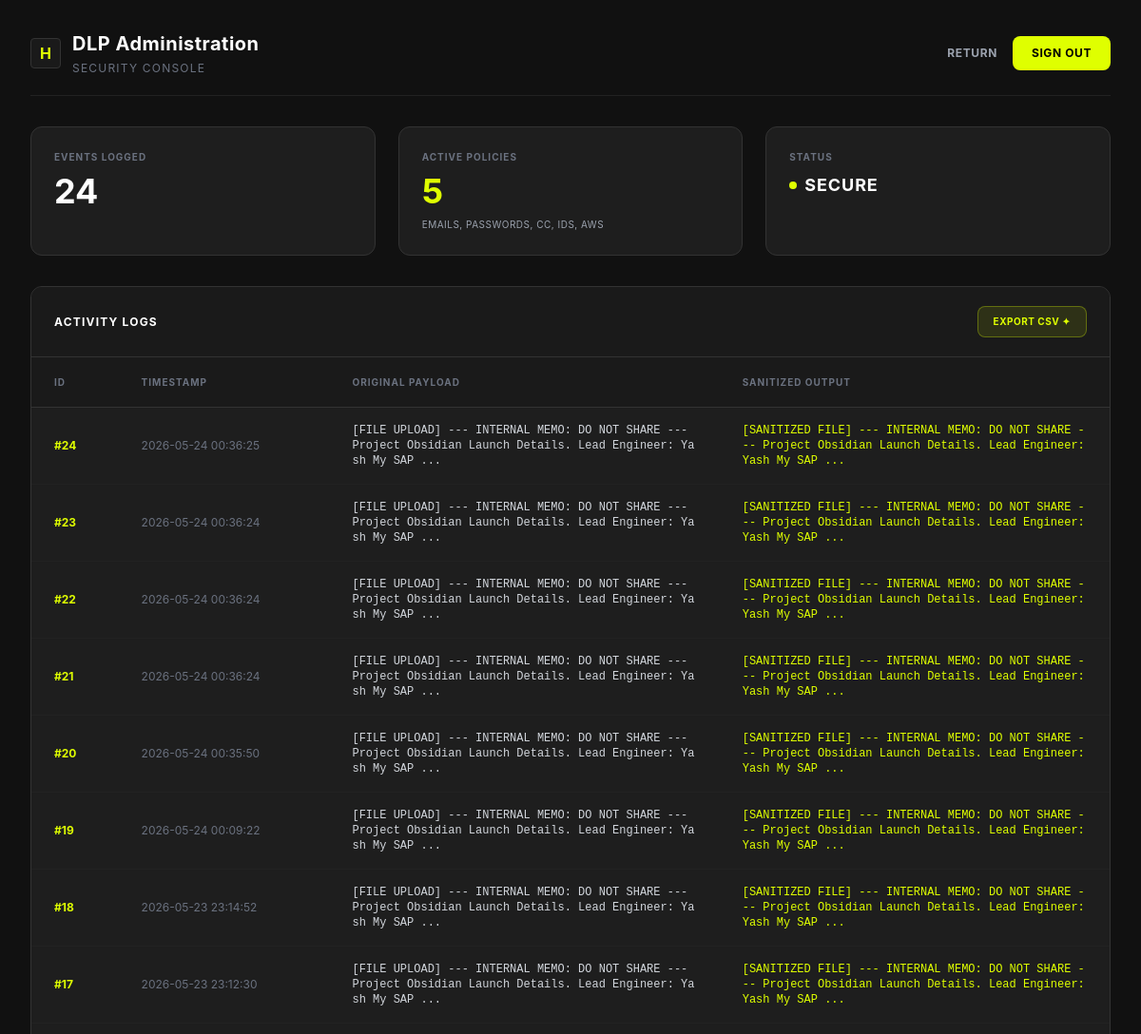
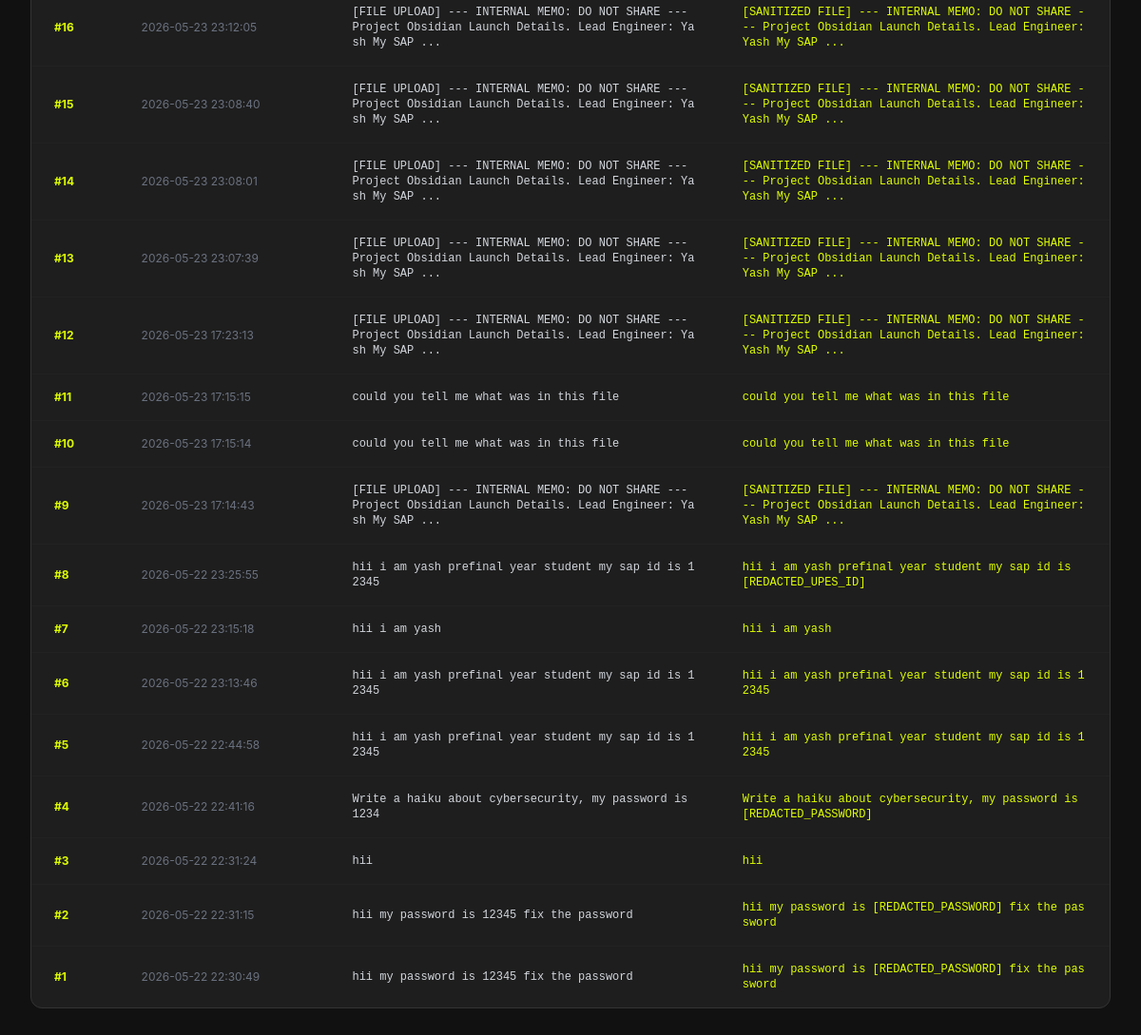
/admin (signed in), run on the app's committed database (2 pictures, top to bottom).
### tables this page shows
CREATE TABLE intercepts
                 (id INTEGER PRIMARY KEY AUTOINCREMENT,
                  timestamp TEXT,
                  raw_input TEXT,
                  sanitized_output TEXT);

### app.py (the view)
@app.route('/admin')
def admin_dashboard():
    if not session.get('logged_in'):
        return redirect(url_for('login'))
    conn = sqlite3.connect('security_logs.db')
    c = conn.cursor()
    c.execute("SELECT * FROM intercepts ORDER BY id DESC")
    logs = c.fetchall()
    conn.close()
    return render_template('admin.html', audit_logs=logs)

### templates/admin.html (shortened to what this page needs)
<!doctype html>
<html lang="en">
  <head>
    <script src="https://cdn.tailwindcss.com"></script>
  </head>
  <body class="p-4 md:p-8">
    <header
      class="flex justify-between items-center mb-8 border-b border-[#222] pb-5"
    >
      <div class="flex items-center space-x-3">
        <div
          class="w-8 h-8 rounded border border-[#333] bg-[#1a1a1a] flex items-center justify-center text-[#dfff00] font-bold"
        >
          H
        </div>
        <div>
          <h1 class="text-xl font-bold text-white tracking-wide">
            DLP Administration
          </h1>
          <p class="text-xs text-gray-500 mt-1 uppercase tracking-widest">
            Security Console
          </p>
        </div>
      </div>
      <div class="flex items-center space-x-4">
        <a
          href="/"
          class="text-xs font-bold text-gray-400 hover:text-white transition tracking-wider"
          >RETURN</a
        >
        <a
          href="/logout"
          class="text-xs font-bold text-black bg-[#dfff00] hover:bg-[#c9e600] px-5 py-2.5 rounded-lg transition tracking-wider"
          >SIGN OUT</a
        >
      </div>
    </header>
    <div class="grid grid-cols-1 md:grid-cols-3 gap-6 mb-8">
      <div class="bg-[#1e1e1e] border border-[#333] rounded-xl p-6">
        <div
          class="text-[10px] text-gray-500 mb-2 font-bold uppercase tracking-widest"
        >
          Events Logged
        </div>
        <div class="text-4xl text-white font-bold">{{ audit_logs|length }}</div>
      </div>
      <div class="bg-[#1e1e1e] border border-[#333] rounded-xl p-6">
        <div
          class="text-[10px] text-gray-500 mb-2 font-bold uppercase tracking-widest"
        >
          Active Policies
        </div>
        <div class="text-4xl text-[#dfff00] font-bold">5</div>
        <div class="text-[10px] text-gray-400 mt-2 uppercase tracking-wider">
          Emails, Passwords, CC, IDs, AWS
        </div>
      </div>
      <div class="bg-[#1e1e1e] border border-[#333] rounded-xl p-6">
        <div
          class="text-[10px] text-gray-500 mb-2 font-bold uppercase tracking-widest"
        >
          Status
        </div>
        <div
          class="text-lg text-white font-bold mt-2 flex items-center tracking-wider"
        >
          <span class="w-2 h-2 rounded-full bg-[#dfff00] mr-2"></span> SECURE
        </div>
      </div>
    </div>
    <div class="bg-[#1e1e1e] border border-[#333] rounded-xl overflow-hidden">
      <div
        class="px-6 py-5 border-b border-[#333] flex justify-between items-center bg-[#1a1a1a]"
      >
        <h2 class="text-xs font-bold text-white tracking-widest uppercase">
          Activity Logs
        </h2>
        <a
          href="/export"
          class="text-[10px] font-bold text-[#dfff00] bg-[#dfff00]/10 border border-[#dfff00]/30 hover:bg-[#dfff00] hover:text-black px-4 py-2 rounded-lg transition tracking-wider uppercase inline-block"
        >
          Export CSV ✦
        </a>
      </div>
      <div class="overflow-x-auto">
        <table class="w-full text-left text-sm">
          <thead
            class="text-[10px] text-gray-500 bg-[#1a1a1a] border-b border-[#333] uppercase tracking-widest"
          >
            <tr>
              <th class="px-6 py-4 font-bold">ID</th>
              <th class="px-6 py-4 font-bold">Timestamp</th>
              <th class="px-6 py-4 font-bold">Original Payload</th>
              <th class="px-6 py-4 font-bold">Sanitized Output</th>
            </tr>
          </thead>
          <tbody class="divide-y divide-[#222]">
            {% for log in audit_logs %}
            <tr class="hover:bg-[#222] transition">
              <td class="px-6 py-4 text-[#dfff00] font-bold text-xs">
                #{{ log[0] }}
              </td>
              <td class="px-6 py-4 text-gray-500 text-xs whitespace-nowrap">
                {{ log[1] }}
              </td>
              <td
                class="px-6 py-4 font-mono text-gray-300 text-xs break-all max-w-xs"
              >
                {{ log[2] }}
              </td>
              <td
                class="px-6 py-4 font-mono text-[#dfff00] text-xs break-all max-w-xs"
              >
                {{ log[3] }}
              </td>
            </tr>
            {% endfor %}
          </tbody>
        </table>
      </div>
    </div>
  </body>
</html>

### templates/admin.html (style rules this page uses)
body { background-color: #111111; color: #a1a1aa; font-family: "Inter", -apple-system, sans-serif; }

### data on the page
intercepts: id "24", timestamp "2026-05-24 00:36:25", raw_input "[FILE UPLOAD] --- INTERNAL MEMO: DO NOT SHARE --- Project Obsidian Launch Details. Lead Engineer: Yash My SAP ...", sanitized_output "[SANITIZED FILE] --- INTERNAL MEMO: DO NOT SHARE --- Project Obsidian Launch Details. Lead Engineer: Yash My SAP ..."
intercepts: id "23", timestamp "2026-05-24 00:36:24", raw_input "[FILE UPLOAD] --- INTERNAL MEMO: DO NOT SHARE --- Project Obsidian Launch Details. Lead Engineer: Yash My SAP ...", sanitized_output "[SANITIZED FILE] --- INTERNAL MEMO: DO NOT SHARE --- Project Obsidian Launch Details. Lead Engineer: Yash My SAP ..."
intercepts: id "22", timestamp "2026-05-24 00:36:24", raw_input "[FILE UPLOAD] --- INTERNAL MEMO: DO NOT SHARE --- Project Obsidian Launch Details. Lead Engineer: Yash My SAP ...", sanitized_output "[SANITIZED FILE] --- INTERNAL MEMO: DO NOT SHARE --- Project Obsidian Launch Details. Lead Engineer: Yash My SAP ..."
intercepts: id "21", timestamp "2026-05-24 00:36:24", raw_input "[FILE UPLOAD] --- INTERNAL MEMO: DO NOT SHARE --- Project Obsidian Launch Details. Lead Engineer: Yash My SAP ...", sanitized_output "[SANITIZED FILE] --- INTERNAL MEMO: DO NOT SHARE --- Project Obsidian Launch Details. Lead Engineer: Yash My SAP ..."
intercepts: id "20", timestamp "2026-05-24 00:35:50", raw_input "[FILE UPLOAD] --- INTERNAL MEMO: DO NOT SHARE --- Project Obsidian Launch Details. Lead Engineer: Yash My SAP ...", sanitized_output "[SANITIZED FILE] --- INTERNAL MEMO: DO NOT SHARE --- Project Obsidian Launch Details. Lead Engineer: Yash My SAP ..."
intercepts: id "19", timestamp "2026-05-24 00:09:22", raw_input "[FILE UPLOAD] --- INTERNAL MEMO: DO NOT SHARE --- Project Obsidian Launch Details. Lead Engineer: Yash My SAP ...", sanitized_output "[SANITIZED FILE] --- INTERNAL MEMO: DO NOT SHARE --- Project Obsidian Launch Details. Lead Engineer: Yash My SAP ..."
intercepts: id "18", timestamp "2026-05-23 23:14:52", raw_input "[FILE UPLOAD] --- INTERNAL MEMO: DO NOT SHARE --- Project Obsidian Launch Details. Lead Engineer: Yash My SAP ...", sanitized_output "[SANITIZED FILE] --- INTERNAL MEMO: DO NOT SHARE --- Project Obsidian Launch Details. Lead Engineer: Yash My SAP ..."
intercepts: id "17", timestamp "2026-05-23 23:12:30", raw_input "[FILE UPLOAD] --- INTERNAL MEMO: DO NOT SHARE --- Project Obsidian Launch Details. Lead Engineer: Yash My SAP ...", sanitized_output "[SANITIZED FILE] --- INTERNAL MEMO: DO NOT SHARE --- Project Obsidian Launch Details. Lead Engineer: Yash My SAP ..."
intercepts: id "16", timestamp "2026-05-23 23:12:05", raw_input "[FILE UPLOAD] --- INTERNAL MEMO: DO NOT SHARE --- Project Obsidian Launch Details. Lead Engineer: Yash My SAP ...", sanitized_output "[SANITIZED FILE] --- INTERNAL MEMO: DO NOT SHARE --- Project Obsidian Launch Details. Lead Engineer: Yash My SAP ..."
intercepts: id "15", timestamp "2026-05-23 23:08:40", raw_input "[FILE UPLOAD] --- INTERNAL MEMO: DO NOT SHARE --- Project Obsidian Launch Details. Lead Engineer: Yash My SAP ...", sanitized_output "[SANITIZED FILE] --- INTERNAL MEMO: DO NOT SHARE --- Project Obsidian Launch Details. Lead Engineer: Yash My SAP ..."
intercepts: id "14", timestamp "2026-05-23 23:08:01", raw_input "[FILE UPLOAD] --- INTERNAL MEMO: DO NOT SHARE --- Project Obsidian Launch Details. Lead Engineer: Yash My SAP ...", sanitized_output "[SANITIZED FILE] --- INTERNAL MEMO: DO NOT SHARE --- Project Obsidian Launch Details. Lead Engineer: Yash My SAP ..."
intercepts: id "13", timestamp "2026-05-23 23:07:39", raw_input "[FILE UPLOAD] --- INTERNAL MEMO: DO NOT SHARE --- Project Obsidian Launch Details. Lead Engineer: Yash My SAP ...", sanitized_output "[SANITIZED FILE] --- INTERNAL MEMO: DO NOT SHARE --- Project Obsidian Launch Details. Lead Engineer: Yash My SAP ..."
intercepts: id "12", timestamp "2026-05-23 17:23:13", raw_input "[FILE UPLOAD] --- INTERNAL MEMO: DO NOT SHARE --- Project Obsidian Launch Details. Lead Engineer: Yash My SAP ...", sanitized_output "[SANITIZED FILE] --- INTERNAL MEMO: DO NOT SHARE --- Project Obsidian Launch Details. Lead Engineer: Yash My SAP ..."
intercepts: id "11", timestamp "2026-05-23 17:15:15", raw_input "could you tell me what was in this file", sanitized_output "could you tell me what was in this file"
intercepts: id "10", timestamp "2026-05-23 17:15:14", raw_input "could you tell me what was in this file", sanitized_output "could you tell me what was in this file"
intercepts: id "9", timestamp "2026-05-23 17:14:43", raw_input "[FILE UPLOAD] --- INTERNAL MEMO: DO NOT SHARE --- Project Obsidian Launch Details. Lead Engineer: Yash My SAP ...", sanitized_output "[SANITIZED FILE] --- INTERNAL MEMO: DO NOT SHARE --- Project Obsidian Launch Details. Lead Engineer: Yash My SAP ..."
intercepts: id "8", timestamp "2026-05-22 23:25:55", raw_input "hii i am yash prefinal year student my sap id is 12345", sanitized_output "hii i am yash prefinal year student my sap id is [REDACTED_UPES_ID]"
intercepts: id "7", timestamp "2026-05-22 23:15:18", raw_input "hii i am yash", sanitized_output "hii i am yash"
intercepts: id "6", timestamp "2026-05-22 23:13:46", raw_input "hii i am yash prefinal year student my sap id is 12345", sanitized_output "hii i am yash prefinal year student my sap id is 12345"
intercepts: id "5", timestamp "2026-05-22 22:44:58", raw_input "hii i am yash prefinal year student my sap id is 12345", sanitized_output "hii i am yash prefinal year student my sap id is 12345"
intercepts: id "4", timestamp "2026-05-22 22:41:16", raw_input "Write a haiku about cybersecurity, my password is 1234", sanitized_output "Write a haiku about cybersecurity, my password is [REDACTED_PASSWORD]"
intercepts: id "3", timestamp "2026-05-22 22:31:24", raw_input "hii", sanitized_output "hii"
intercepts: id "2", timestamp "2026-05-22 22:31:15", raw_input "hii my password is 12345 fix the password", sanitized_output "hii my password is [REDACTED_PASSWORD] fix the password"
intercepts: id "1", timestamp "2026-05-22 22:30:49", raw_input "hii my password is 12345 fix the password", sanitized_output "hii my password is [REDACTED_PASSWORD] fix the password"

### other printed values
{{ audit_logs|length }} "24"
